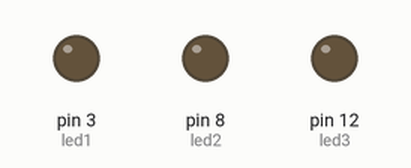
This sketch was run on a simulated Arduino Uno, built with avr-gcc and run on an emulated ATmega328P. Parts: output pins drawn as LEDs (lit = HIGH).

Above: at 0.1 s.
At 27.3 s:
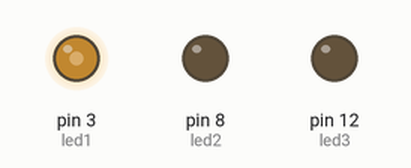
Timing chart, 0 to 32.3 s (numbered marks = the images above):
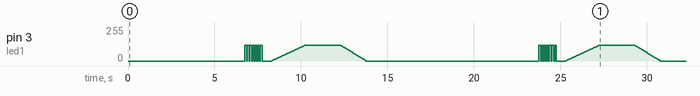

The sketch:

led_seq_bottlefade.ino
```cpp
 int led1 = 3; // Apple
int led2 = 8;  // Bottle
int led3 = 12;  // Branding

#define fadeTime1 50 // for the wait in the increase / decrease of luminosity
#define fadeTime2 500  // for the time which is kept each color

void setup() {
  // put your setup code here, to run once:

  pinMode(led1, OUTPUT);
    pinMode(led2, OUTPUT);
  pinMode(led3, OUTPUT);


}

void loop() {
  // put your main code here, to run repeatedly:
  int r, g, b;

analogWrite (led3, 0);
analogWrite (led1, 0);
analogWrite (led2, 0);


analogWrite (led3, 0);
delay(500);
analogWrite (led3, 120);
delay(500);
analogWrite (led3, 0);
delay(500);
analogWrite (led3, 120);
delay(500);
analogWrite (led3, 0);
delay(500);
analogWrite (led3, 120);
delay(500);
analogWrite (led3, 0);
delay(500);
for (r = 0; r<120; r+=4)
{
analogWrite (led3, r);
delay (fadeTime1);
}
delay(200);
for (r = 0; r<80; r+=4)
{
analogWrite (led2, r);
delay (fadeTime1);
}
delay (fadeTime2);

analogWrite (led1, 0);
delay(50);
analogWrite (led1, 120);
delay(100);
analogWrite (led1, 0);
delay(50);
analogWrite (led1, 120);
delay(100);
analogWrite (led1, 0);
delay(50);
analogWrite (led1, 120);
delay(100);
analogWrite (led1, 0);
delay(50);
analogWrite (led1, 120);
delay(100);
analogWrite (led1, 0);
delay(50);
analogWrite (led1, 120);
delay(100);
analogWrite (led1, 0);
delay(50);
analogWrite (led1, 120);
delay(100);
analogWrite (led1, 0);
delay(50);
analogWrite (led1, 120);
delay(100);
analogWrite (led1, 0);

delay(500);
//analogWrite (led1, 120);
//delay(500);

for (r = 0; r<120; r+=3)
{
analogWrite (led1, r);
delay (fadeTime1);
}

delay(2000);

//analogWrite (led1, 0);
//delay(500);
//analogWrite (led2, 0);
//delay(500);
//analogWrite (led3, 0);
//delay(500);


// from violet to red
//for (b = 0;b<120; b+=3)
//{
//analogWrite (led2, b);
//analogWrite (led1, 0);
//analogWrite (led3, 0);
//delay (fadeTime1);
//}
//delay (fadeTime2);
// from red to yellow
//for (g = 0; g<120; g+=3)
//{
//analogWrite (led3, g);
//analogWrite (led1, 0);
//analogWrite (led2, 0);
//delay (fadeTime1);
//}
//delay (fadeTime2);

//// from yellow to green
for (r = 120; r>=0; r-=4)
{
analogWrite (led1, r);
delay (fadeTime1);
}
delay(200);
for (r = 80; r>=0; r-=4)
{
analogWrite (led2, r);
delay (fadeTime1);
}
delay(200);
for (r = 120; r>=0; r-=4)
{
analogWrite (led3, r);
delay (fadeTime1);
}
delay(200);
//delay (fadeTime2);

}
```
